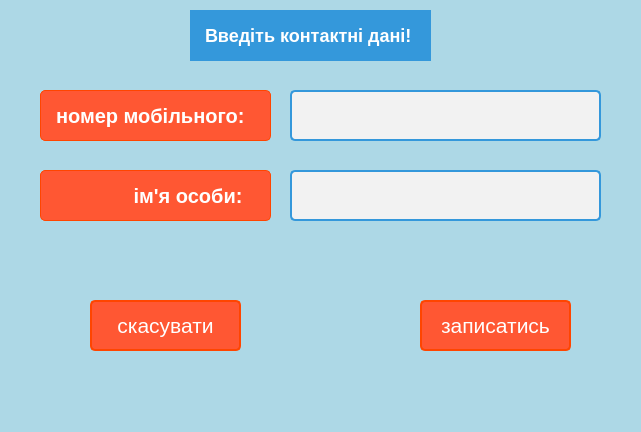
<?xml version="1.0" encoding="UTF-8"?>
<ui version="4.0">
 <class>Dialog2</class>
 <widget class="QDialog" name="Dialog2">
  <property name="geometry">
   <rect>
    <x>0</x>
    <y>0</y>
    <width>641</width>
    <height>432</height>
   </rect>
  </property>
  <property name="windowTitle">
   <string>Dialog</string>
  </property>
  <property name="styleSheet">
   <string notr="true">QDialog {
    background-color: #ADD8E6; /* Light Blue color code */
    color: white;
}</string>
  </property>
  <widget class="QLineEdit" name="lineEdit">
   <property name="geometry">
    <rect>
     <x>290</x>
     <y>90</y>
     <width>311</width>
     <height>51</height>
    </rect>
   </property>
   <property name="styleSheet">
    <string notr="true">QLineEdit {
    font-size: 16px; /* Set the font size */
    padding: 5px; /* Add some padding for better spacing */
    border: 2px solid #3498db; /* Border with a shade of blue color */
    border-radius: 5px; /* Rounded corners */
    background-color: #f2f2f2; /* Background color */
    color: #333; /* Text color */
}

QLineEdit:hover {
    border-color: #FFA500; /* Change border color on hover (orange) */
}</string>
   </property>
  </widget>
  <widget class="QLineEdit" name="lineEdit_2">
   <property name="geometry">
    <rect>
     <x>290</x>
     <y>170</y>
     <width>311</width>
     <height>51</height>
    </rect>
   </property>
   <property name="styleSheet">
    <string notr="true">QLineEdit {
    font-size: 16px; /* Set the font size */
    padding: 5px; /* Add some padding for better spacing */
    border: 2px solid #3498db; /* Border with a shade of blue color */
    border-radius: 5px; /* Rounded corners */
    background-color: #f2f2f2; /* Background color */
    color: #333; /* Text color */
}

QLineEdit:hover {
    border-color: #FFA500; /* Change border color on hover (orange) */
}</string>
   </property>
  </widget>
  <widget class="QLabel" name="label">
   <property name="geometry">
    <rect>
     <x>40</x>
     <y>90</y>
     <width>231</width>
     <height>51</height>
    </rect>
   </property>
   <property name="styleSheet">
    <string notr="true">QLabel {
    font-size: 20px; /* Set the font size */
    font-weight: bold; /* Make the text bold */
    color: #FFFFFF; /* Text color (white) for good contrast on the background */
    text-shadow: 1px 1px 2px #000000; /* Add a subtle text shadow */
    background-color: #FF5733; /* Background color (a shade of orange) */
    border: 1px solid #FF4500; /* Add a border for emphasis */
    padding: 10px; /* Add some padding for better spacing */
    border-radius: 5px; /* Optional for rounded corners */
}
</string>
   </property>
   <property name="text">
    <string>номер мобільного:</string>
   </property>
  </widget>
  <widget class="QLabel" name="label_2">
   <property name="geometry">
    <rect>
     <x>40</x>
     <y>170</y>
     <width>231</width>
     <height>51</height>
    </rect>
   </property>
   <property name="styleSheet">
    <string notr="true">QLabel {
    font-size: 20px; /* Set the font size */
    font-weight: bold; /* Make the text bold */
    color: #FFFFFF; /* Text color (white) for good contrast on the background */
    text-shadow: 1px 1px 2px #000000; /* Add a subtle text shadow */
    background-color: #FF5733; /* Background color (a shade of orange) */
    border: 1px solid #FF4500; /* Add a border for emphasis */
    padding: 10px; /* Add some padding for better spacing */
    border-radius: 5px; /* Optional for rounded corners */
}
</string>
   </property>
   <property name="text">
    <string>              ім'я особи:</string>
   </property>
  </widget>
  <widget class="QLabel" name="label_3">
   <property name="geometry">
    <rect>
     <x>190</x>
     <y>10</y>
     <width>241</width>
     <height>51</height>
    </rect>
   </property>
   <property name="styleSheet">
    <string notr="true">QLabel {
    font-size: 18px; /* Set the font size */
    font-weight: bold; /* Make the text bold */
    color: white; /* Text color (white) for good contrast on a blue background */
    background-color: #3498db; /* Background color (blue) */
    padding: 10px; /* Add padding for better spacing */
}</string>
   </property>
   <property name="text">
    <string>Введіть контактні дані!</string>
   </property>
  </widget>
  <widget class="QPushButton" name="pushButton">
   <property name="geometry">
    <rect>
     <x>420</x>
     <y>300</y>
     <width>151</width>
     <height>51</height>
    </rect>
   </property>
   <property name="styleSheet">
    <string notr="true">QPushButton {
    font-size: 21px; /* Set the font size */
    padding: 10px 20px; /* Add padding for button size */
    background-color: #FF5733; /* Button background color (a shade of orange) */
    color: #FFFFFF; /* Text color (white) */
    border: 2px solid #FF4500; /* Button border color (a shade of orange) */
    border-radius: 5px; /* Rounded button corners */
}

QPushButton:hover {
    background-color: #800080; /* Deep purple background on hover */
    border: 2px solid #800080; /* Change border color to deep purple on hover */
}

QPushButton:pressed {
    background-color: #3498db; /* Change background color when pressed (blue) */
    border: 2px solid #1E6D88; /* Change border color when pressed */
}
</string>
   </property>
   <property name="text">
    <string>записатись</string>
   </property>
  </widget>
  <widget class="QPushButton" name="pushButton_2">
   <property name="geometry">
    <rect>
     <x>90</x>
     <y>300</y>
     <width>151</width>
     <height>51</height>
    </rect>
   </property>
   <property name="styleSheet">
    <string notr="true">QPushButton {
    font-size: 21px; /* Set the font size */
    padding: 10px 20px; /* Add padding for button size */
    background-color: #FF5733; /* Button background color (a shade of orange) */
    color: #FFFFFF; /* Text color (white) */
    border: 2px solid #FF4500; /* Button border color (a shade of orange) */
    border-radius: 5px; /* Rounded button corners */
}

QPushButton:hover {
    background-color: #800080; /* Deep purple background on hover */
    border: 2px solid #800080; /* Change border color to deep purple on hover */
}

QPushButton:pressed {
    background-color: #3498db; /* Change background color when pressed (blue) */
    border: 2px solid #1E6D88; /* Change border color when pressed */
}
</string>
   </property>
   <property name="text">
    <string>скасувати</string>
   </property>
  </widget>
 </widget>
 <resources/>
 <connections/>
</ui>
